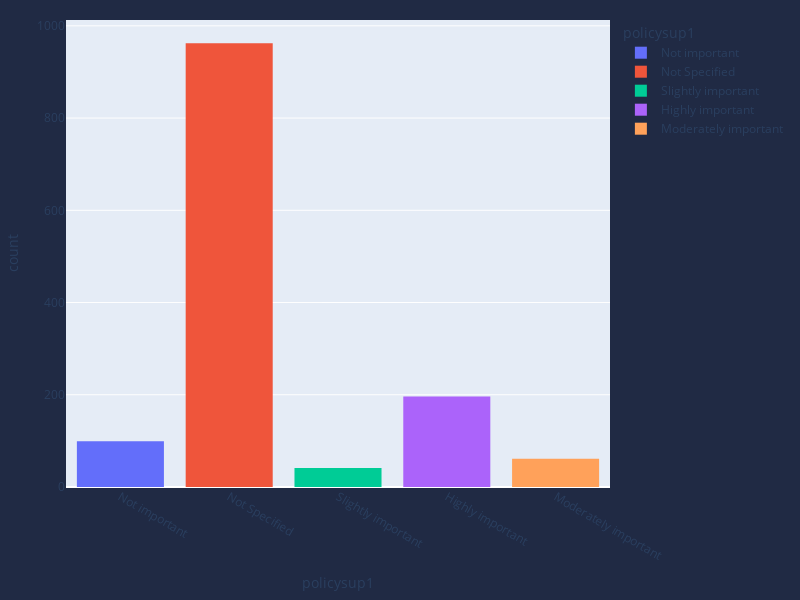

The notebook cell saved with this chart:
### Code cell
fig = px.histogram(df3, x="policysup1", color="policysup1",width=800, height=600)
fig.update_layout(margin= dict(l=20, r=20, t=20, b=20),paper_bgcolor="#202A44")
fig.show()

### Figure 1 — Plotly figure (JSON) as saved in the notebook; plotly's stock layout.template omitted (floating-point values rounded to 4 significant figures; data arrays with more than 128 entries replaced by an {"elided": "..."} marker saying what was removed)
{"data": [{"alignmentgroup": "True", "bingroup": "x", "hovertemplate": "policysup1=%{x}<br>count=%{y}<extra></extra>", "legendgroup": "Not important", "marker": {"color": "#636efa", "pattern": {"shape": ""}}, "name": "Not important", "offsetgroup": "Not important", "orientation": "v", "showlegend": true, "type": "histogram", "x": ["Not important", "Not important", "Not important", "Not important", "Not important", "Not important", "Not important", "Not important", "Not important", "Not important", "Not important", "Not important", "Not important", "Not important", "Not important", "Not important", "Not important", "Not important", "Not important", "Not important", "Not important", "Not important", "Not important", "Not important", "Not important", "Not important", "Not important", "Not important", "Not important", "Not important", "Not important", "Not important", "Not important", "Not important", "Not important", "Not important", "Not important", "Not important", "Not important", "Not important", "Not important", "Not important", "Not important", "Not important", "Not important", "Not important", "Not important", "Not important", "Not important", "Not important", "Not important", "Not important", "Not important", "Not important", "Not important", "Not important", "Not important", "Not important", "Not important", "Not important", "Not important", "Not important", "Not important", "Not important", "Not important", "Not important", "Not important", "Not important", "Not important", "Not important", "Not important", "Not important", "Not important", "Not important", "Not important", "Not important", "Not important", "Not important", "Not important", "Not important", "Not important", "Not important", "Not important", "Not important", "Not important", "Not important", "Not important", "Not important", "Not important", "Not important", "Not important", "Not important", "Not important", "Not important", "Not important", "Not important", "Not important", "Not important", "Not important"], "xaxis": "x", "yaxis": "y"}, {"alignmentgroup": "True", "bingroup": "x", "hovertemplate": "policysup1=%{x}<br>count=%{y}<extra></extra>", "legendgroup": "Not Specified", "marker": {"color": "#EF553B", "pattern": {"shape": ""}}, "name": "Not Specified", "offsetgroup": "Not Specified", "orientation": "v", "showlegend": true, "type": "histogram", "x": {"elided": "962 str values"}, "xaxis": "x", "yaxis": "y"}, {"alignmentgroup": "True", "bingroup": "x", "hovertemplate": "policysup1=%{x}<br>count=%{y}<extra></extra>", "legendgroup": "Slightly important", "marker": {"color": "#00cc96", "pattern": {"shape": ""}}, "name": "Slightly important", "offsetgroup": "Slightly important", "orientation": "v", "showlegend": true, "type": "histogram", "x": ["Slightly important", "Slightly important", "Slightly important", "Slightly important", "Slightly important", "Slightly important", "Slightly important", "Slightly important", "Slightly important", "Slightly important", "Slightly important", "Slightly important", "Slightly important", "Slightly important", "Slightly important", "Slightly important", "Slightly important", "Slightly important", "Slightly important", "Slightly important", "Slightly important", "Slightly important", "Slightly important", "Slightly important", "Slightly important", "Slightly important", "Slightly important", "Slightly important", "Slightly important", "Slightly important", "Slightly important", "Slightly important", "Slightly important", "Slightly important", "Slightly important", "Slightly important", "Slightly important", "Slightly important", "Slightly important", "Slightly important", "Slightly important"], "xaxis": "x", "yaxis": "y"}, {"alignmentgroup": "True", "bingroup": "x", "hovertemplate": "policysup1=%{x}<br>count=%{y}<extra></extra>", "legendgroup": "Highly important", "marker": {"color": "#ab63fa", "pattern": {"shape": ""}}, "name": "Highly important", "offsetgroup": "Highly important", "orientation": "v", "showlegend": true, "type": "histogram", "x": {"elided": "196 str values"}, "xaxis": "x", "yaxis": "y"}, {"alignmentgroup": "True", "bingroup": "x", "hovertemplate": "policysup1=%{x}<br>count=%{y}<extra></extra>", "legendgroup": "Moderately important", "marker": {"color": "#FFA15A", "pattern": {"shape": ""}}, "name": "Moderately important", "offsetgroup": "Moderately important", "orientation": "v", "showlegend": true, "type": "histogram", "x": ["Moderately important", "Moderately important", "Moderately important", "Moderately important", "Moderately important", "Moderately important", "Moderately important", "Moderately important", "Moderately important", "Moderately important", "Moderately important", "Moderately important", "Moderately important", "Moderately important", "Moderately important", "Moderately important", "Moderately important", "Moderately important", "Moderately important", "Moderately important", "Moderately important", "Moderately important", "Moderately important", "Moderately important", "Moderately important", "Moderately important", "Moderately important", "Moderately important", "Moderately important", "Moderately important", "Moderately important", "Moderately important", "Moderately important", "Moderately important", "Moderately important", "Moderately important", "Moderately important", "Moderately important", "Moderately important", "Moderately important", "Moderately important", "Moderately important", "Moderately important", "Moderately important", "Moderately important", "Moderately important", "Moderately important", "Moderately important", "Moderately important", "Moderately important", "Moderately important", "Moderately important", "Moderately important", "Moderately important", "Moderately important", "Moderately important", "Moderately important", "Moderately important", "Moderately important", "Moderately important", "Moderately important"], "xaxis": "x", "yaxis": "y"}], "layout": {"barmode": "relative", "height": 600, "legend": {"title": {"text": "policysup1"}, "tracegroupgap": 0}, "margin": {"b": 20, "l": 20, "r": 20, "t": 20}, "paper_bgcolor": "#202A44", "width": 800, "xaxis": {"anchor": "y", "categoryarray": ["Not important", "Not Specified", "Slightly important", "Highly important", "Moderately important"], "categoryorder": "array", "domain": [0, 1], "title": {"text": "policysup1"}}, "yaxis": {"anchor": "x", "domain": [0, 1], "title": {"text": "count"}}}}
